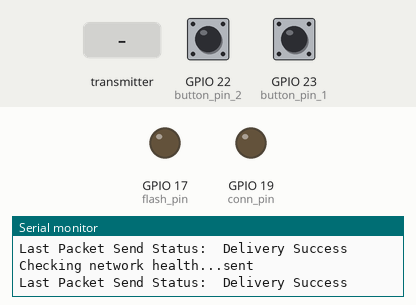
Recording of a sketch running on a simulated ESP32. Shown: output pins drawn as LEDs (lit = HIGH), the last lines printed to the serial monitor. Dashed ring = blinking. Inputs (shaded band) come from the test bench; at power-on: GPIO 22 (button_pin_2) HIGH, GPIO 23 (button_pin_1) HIGH.

Above: at 1.2 s.
1.3 s: the transmitter starts sending recievedCommand = 1
At 1.55 s:
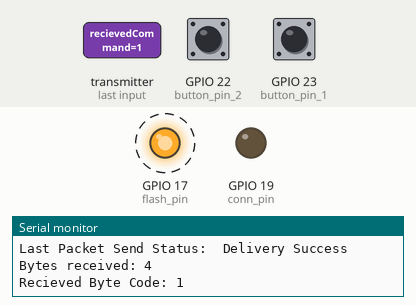
4.3 s: GPIO 22 (button_pin_2) pulled LOW for 0.15 s
7.3 s: GPIO 23 (button_pin_1) pulled LOW for 0.15 s
At 7.95 s:
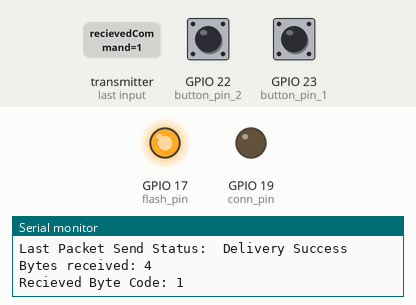
10.3 s: GPIO 22 (button_pin_2) driven LOW and GPIO 23 (button_pin_1) driven LOW
Timing chart, 0 to 14.3 s (numbered marks = the images above; inputs shaded):
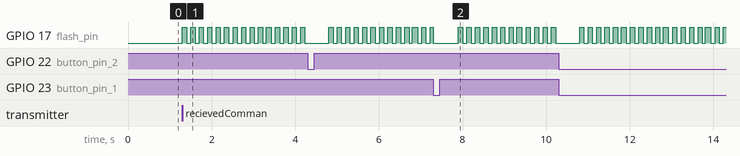

Measured:
- after the input at 1.3 s, GPIO 17 (flash_pin): alternates HIGH for 0.10 s and LOW for 0.10 s, starting at once

The sketch:

tech_pager.ino
```cpp
// MAC Address Reciever
// A0:A3:B3:2D:C6:2C - 1
// 08:D1:F9:35:01:28 - 2

#define FLASH_RATE 100

#include "esp_now.h"
#include <WiFi.h>
#include "Button.h"

#define COMMAND_PAGE    1
#define COMMAND_CANCEL  2
#define COMMAND_ACCEPT  3
#define COMMAND_REFUSE  4
#define COMMAND_CONN    5

#define PING_INTERVAL_MS   1000
#define PING_TIMEOUT_MS    2000

const int flash_pin = 17;
const int conn_pin = 19;
const int button_pin_1 = 23;
const int button_pin_2 = 22;

long prev_time;
long last_ping, last_conn_attempt;
bool flash_state;

volatile bool paging = false;

// Address of the system server
uint8_t broadcastAddress[] =  {0x08, 0xD1, 0xF9, 0x35, 0x27, 0x14};
//uint8_t broadcastAddress[] =  {0xA0, 0xA3, 0xB3, 0x2D, 0xC6, 0x2C};
uint8_t myMacAddress[6];

Button button_accept(button_pin_1);
Button button_refuse(button_pin_2);

int recievedCommand;
esp_now_peer_info_t peerInfo;

String getMacString(uint8_t*);

void togglePaging()
{
  setPaging(!paging);
}

void setPaging(bool setting)
{
  paging = setting;
  digitalWrite(flash_pin, setting);
}

// Callback when data is sent
void OnDataSent(const uint8_t *mac_addr, esp_now_send_status_t status) {
  Serial.print("Last Packet Send Status:\t");
  Serial.println(status == ESP_NOW_SEND_SUCCESS ? "Delivery Success" : "Delivery Fail");
}

// Callback when data is received
void OnDataRecv(const uint8_t * mac, const uint8_t *incomingData, int len) {
  memcpy(&recievedCommand, incomingData, sizeof(recievedCommand));
  Serial.print("Bytes received: ");
  Serial.println(len);

  // Take action
  if (recievedCommand == COMMAND_PAGE)
  {
    // Init Request
    setPaging(true);
  }
  else if (recievedCommand == COMMAND_CANCEL)
  {
    // Cancel Request
    setPaging(false);
  }
  else if (recievedCommand == COMMAND_CONN)
  {
    // Yes you are connected
    last_ping = millis();
  }

  Serial.print("Recieved Byte Code: ");
  Serial.println(recievedCommand);
}

void setup() {
  Serial.begin(115200);
  WiFi.mode(WIFI_MODE_STA);

  Serial.println("Init ESP32...");
  Serial.println(WiFi.macAddress());

  // Init ESP-NOW
  if (esp_now_init() != ESP_OK) {
    Serial.println("Error initializing ESP-NOW");
    return;
  }

  // Once ESPNow is successfully Init, we will register for Send CB to
  // get the status of Trasnmitted packet
  esp_now_register_send_cb(OnDataSent);

  // Register peer
  memcpy(peerInfo.peer_addr, broadcastAddress, 6);
  peerInfo.channel = 0;
  peerInfo.encrypt = false;

  // Add peer
  if (esp_now_add_peer(&peerInfo) != ESP_OK){
    Serial.println("Failed to add peer");
    return;
  }

  // Register for a callback function that will be called when data is received
  esp_now_register_recv_cb(OnDataRecv);

  pinMode(flash_pin, OUTPUT);
  pinMode(conn_pin, OUTPUT);
  button_accept.begin();
  button_refuse.begin();

  // Send your mac address to register with the server
  esp_read_mac(myMacAddress, ESP_MAC_WIFI_STA);
  esp_err_t result = esp_now_send(broadcastAddress, (uint8_t *)myMacAddress, 6);
  Serial.print("Sending address ");
  Serial.println(getMacString(myMacAddress));

  if (result == ESP_OK) {
    Serial.println("Mac Address sent with success");
  }
  else {
    Serial.println("Error sending the data");
  }

  // No first ping
  last_ping = -PING_TIMEOUT_MS;

  flash_state = false;
  digitalWrite(conn_pin, LOW);
  prev_time = millis();
}

void send_command(int command)
{
  Serial.print("Sending command: ");
  Serial.println(command);

  // Send message via ESP-NOW
  esp_err_t result = esp_now_send(broadcastAddress, (uint8_t *) &command, sizeof(command));

  if (result == ESP_OK) {
    Serial.println("Sent with success");
  }
  else {
    Serial.println("Error sending the data");
  }
}

void loop() {

  long current_time = millis();

  if (paging) {
    if (button_accept.pressed())
    {
      Serial.println("Accept");
      send_command(3);
      setPaging(false);
    }

    if (button_refuse.pressed())
    {
      Serial.println("Refuse");
      send_command(4);
      setPaging(false);
    }

    if (current_time - prev_time > FLASH_RATE)
    {
      prev_time = current_time;
      flash_state = !flash_state;
      digitalWrite(flash_pin, flash_state);
    }
  }

  // Send Connection Requests
  if (current_time - last_conn_attempt > PING_INTERVAL_MS)
  {
    last_conn_attempt = current_time;
    esp_err_t result = esp_now_send(broadcastAddress, (uint8_t *)myMacAddress, 6);
    Serial.print("Checking network health...");

    if (result == ESP_OK) Serial.println("sent");
    else Serial.println("error sending the data");
  }

  // Handle Connection LED
  if (current_time - last_ping > PING_TIMEOUT_MS) digitalWrite(conn_pin, LOW);
  else digitalWrite(conn_pin, HIGH);

}

String getMacString(uint8_t* memloc)
{
  String str;
  for (int i = 0; i < 6; i++)
  {
    str += String(memloc[i], HEX);
    if (i < 5) str += ":";
  }
  return str;
}
```
